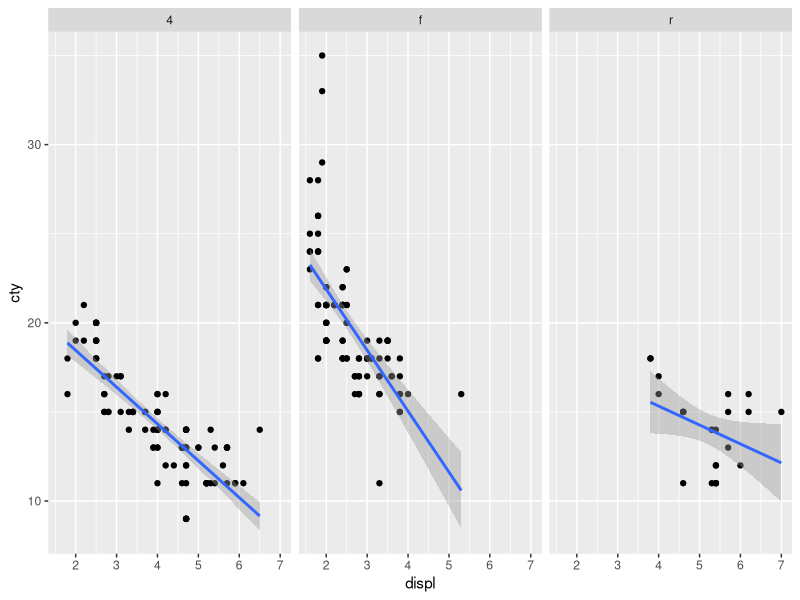
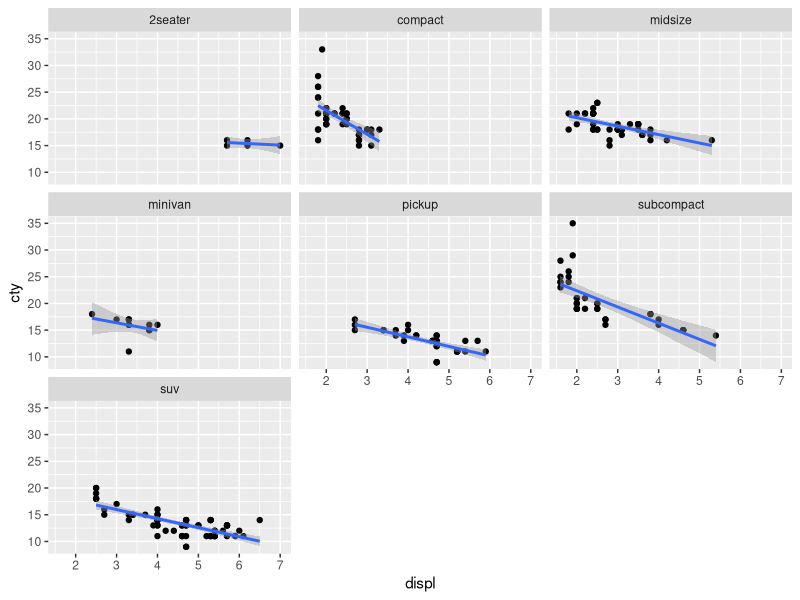
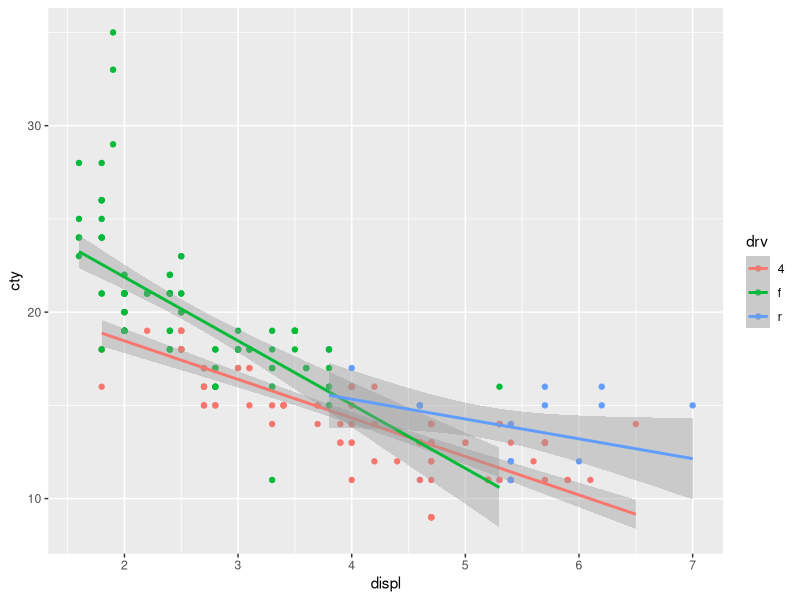
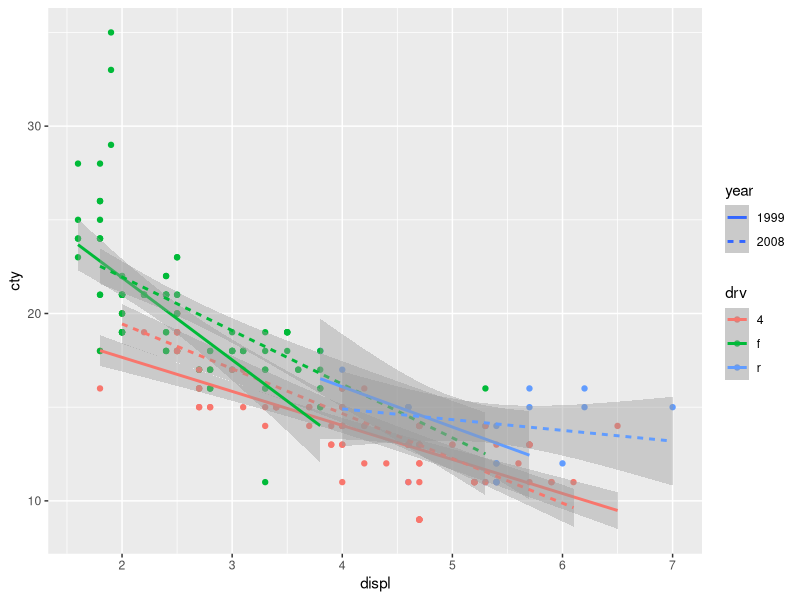
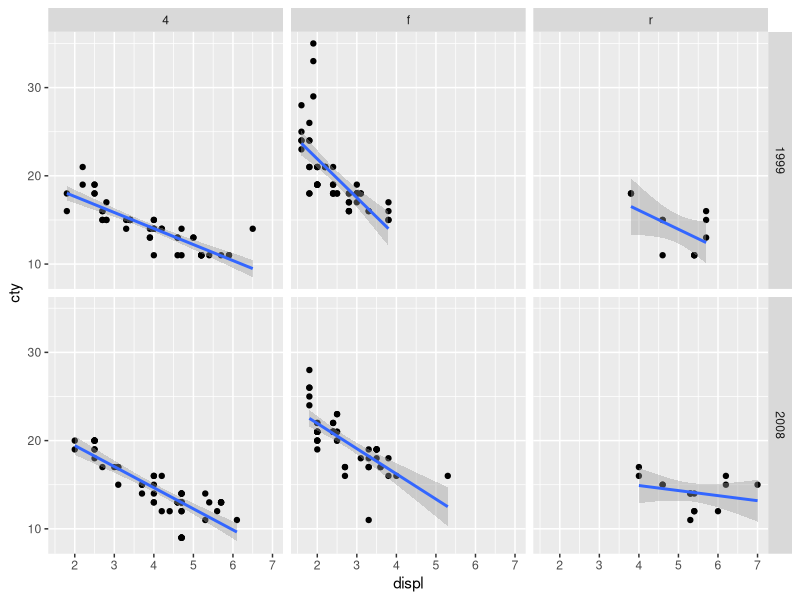

The R source for these figures, in order:
# Day 17
library(ggplot2)
library(dplyr)
# ggplot2 type
ggplot(mpg, aes(displ, cty)) + 
  geom_point() + geom_smooth(method = "lm") + 
  facet_wrap(~drv)

ggplot(mpg, aes(displ, cty)) + 
  geom_point() + geom_smooth(method = "lm") + 
  facet_wrap(~class)

ggplot(mpg, aes(displ, cty, col=drv)) +
  geom_point() + geom_smooth(method = "lm")

ggplot(mpg, aes(displ, cty, col=drv, linetype=factor(year))) +
  geom_point() + geom_smooth(method = "lm") + labs(linetype="year")

ggplot(mpg, aes(displ, cty)) + 
  geom_point() + geom_smooth(method = "lm") +
  facet_grid(year~drv)
